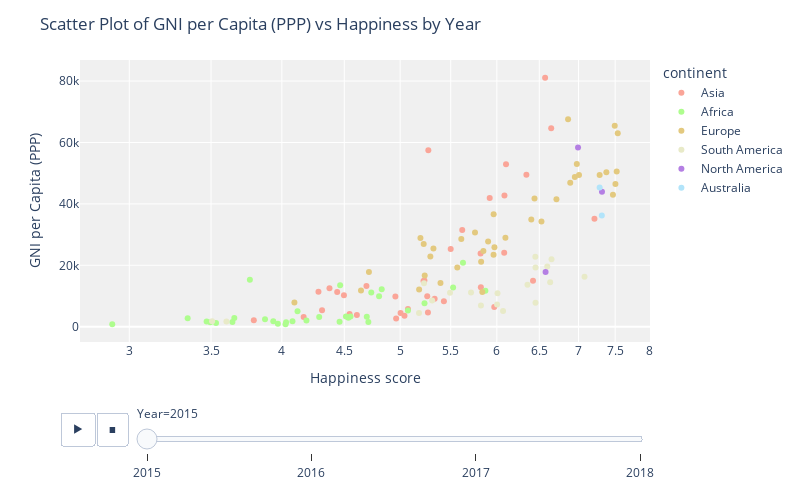

The notebook cell saved with this chart:
### Markdown cell above
### GNI per capita and happiness

The two histograms shown above show that more money does not necessarily relate to being happier. For both GNI per capita and happiness the top three continents are consistent, these being in order: Australia, North America and Europe. However, the order of the bottom three continents is not consistent, while asia is, on average, significantly 'richer' than than South America, their happiness levels are lower in every single year, showing that, at least for South Americans, money does not buy happiness. Furthermore, these histograms show that while GNI per capita varies from year to year, the happiness of continents stays very consistent throughout the years, which also proves that the monetary wealth of people does not have the greatest influence on people's happiness.

### Code cell
data = data.sort_values('Year', ascending=True)

# Create a scatter plot for all available years using Plotly, with two plots per row
fig = px.scatter(data, x='happiness_score', y='GNI_per_capita_PPP', color='continent',
                 color_discrete_map=continent_colors, hover_data=['Country'], animation_frame="Year", animation_group="Country", hover_name="Country",
           log_x=True,)

# Set the plot title and axis labels
fig.update_layout(
    title='Scatter Plot of GNI per Capita (PPP) vs Happiness by Year',
    xaxis_title='Happiness score',
    yaxis_title='GNI per Capita (PPP)',
    height=500,  
    width = 800,
    plot_bgcolor='rgb(240, 240, 240, 240)'
)

# Set the hover label format
fig.update_traces(hovertemplate='Country: %{customdata[0]}<br>Happines: %{x}<br>GNI per Capita (PPP): %{y}')

# Show the plot
fig.show()

### Figure 1 — Plotly figure (JSON) as saved in the notebook; plotly's stock layout.template omitted (floating-point values rounded to 4 significant figures)
{"data": [{"customdata": [["Lebanon"], ["Malaysia"], ["Kuwait"], ["Kazakhstan"], ["Jordan"], ["Japan"], ["Israel"], ["Iraq"], ["Kyrgyzstan"], ["Mongolia"], ["Saudi Arabia"], ["Philippines"], ["Pakistan"], ["Nepal"], ["Myanmar"], ["Iran"], ["Indonesia"], ["Cambodia"], ["Bangladesh"], ["Bahrain"], ["Azerbaijan"], ["Armenia"], ["China"], ["China"], ["Georgia"], ["Cyprus"], ["India"], ["Singapore"], ["Afghanistan"], ["Turkey"], ["United Arab Emirates"], ["Thailand"], ["Vietnam"], ["Sri Lanka"], ["Turkmenistan"], ["Uzbekistan"], ["Tajikistan"], ["Yemen"]], "hovertemplate": "Country: %{customdata[0]}<br>Happines: %{x}<br>GNI per Capita (PPP): %{y}", "hovertext": ["Lebanon", "Malaysia", "Kuwait", "Kazakhstan", "Jordan", "Japan", "Israel", "Iraq", "Kyrgyzstan", "Mongolia", "Saudi Arabia", "Philippines", "Pakistan", "Nepal", "Myanmar", "Iran", "Indonesia", "Cambodia", "Bangladesh", "Bahrain", "Azerbaijan", "Armenia", "China", "China", "Georgia", "Cyprus", "India", "Singapore", "Afghanistan", "Turkey", "United Arab Emirates", "Thailand", "Vietnam", "Sri Lanka", "Turkmenistan", "Uzbekistan", "Tajikistan", "Yemen"], "ids": ["Lebanon", "Malaysia", "Kuwait", "Kazakhstan", "Jordan", "Japan", "Israel", "Iraq", "Kyrgyzstan", "Mongolia", "Saudi Arabia", "Philippines", "Pakistan", "Nepal", "Myanmar", "Iran", "Indonesia", "Cambodia", "Bangladesh", "Bahrain", "Azerbaijan", "Armenia", "China", "China", "Georgia", "Cyprus", "India", "Singapore", "Afghanistan", "Turkey", "United Arab Emirates", "Thailand", "Vietnam", "Sri Lanka", "Turkmenistan", "Uzbekistan", "Tajikistan", "Yemen"], "legendgroup": "Asia", "marker": {"color": "#FAA598", "symbol": "circle"}, "mode": "markers", "name": "Asia", "orientation": "v", "showlegend": true, "type": "scatter", "x": [5.225, 6.084, 6.105, 5.819, 5.336, 5.92, 7.213, 4.497, 5.004, 4.955, 6.344, 5.43, 5.269, 4.962, 4.545, 4.692, 5.262, 4.168, 4.608, 6.087, 5.234, 4.376, 5.273, 5.273, 4.286, 5.621, 4.315, 6.572, 3.794, 5.5, 6.648, 6.424, 5.074, 4.44, 5.822, 5.971, 5.041, 3.593], "xaxis": "x", "y": [14920, 24120, 52880, 23860, 9140, 41950, 35130, 10220, 4460, 9880, 49450, 8310, 4640, 2680, 4180, 13300, 9910, 3180, 3790, 42760, 15020, 12490, 57450, 12880, 11420, 31510, 5400, 81040, 2110, 25340, 64640, 15010, 5790, 11270, 12890, 6460, 3590, null], "yaxis": "y"}, {"customdata": [["Mauritania"], ["Mali"], ["Malawi"], ["Madagascar"], ["Libya"], ["Liberia"], ["Mauritius"], ["Kenya"], ["Senegal"], ["Rwanda"], ["Nigeria"], ["Niger"], ["Morocco"], ["Sierra Leone"], ["Cameroon"], ["Burundi"], ["Burkina Faso"], ["Botswana"], ["Chad"], ["Benin"], ["Algeria"], ["Ghana"], ["Gabon"], ["Ethiopia"], ["Egypt"], ["Zambia"], ["Togo"], ["Zimbabwe"], ["Uganda"], ["Tunisia"], ["South Africa"], ["Tanzania"]], "hovertemplate": "Country: %{customdata[0]}<br>Happines: %{x}<br>GNI per Capita (PPP): %{y}", "hovertext": ["Mauritania", "Mali", "Malawi", "Madagascar", "Libya", "Liberia", "Mauritius", "Kenya", "Senegal", "Rwanda", "Nigeria", "Niger", "Morocco", "Sierra Leone", "Cameroon", "Burundi", "Burkina Faso", "Botswana", "Chad", "Benin", "Algeria", "Ghana", "Gabon", "Ethiopia", "Egypt", "Zambia", "Togo", "Zimbabwe", "Uganda", "Tunisia", "South Africa", "Tanzania"], "ids": ["Mauritania", "Mali", "Malawi", "Madagascar", "Libya", "Liberia", "Mauritius", "Kenya", "Senegal", "Rwanda", "Nigeria", "Niger", "Morocco", "Sierra Leone", "Cameroon", "Burundi", "Burkina Faso", "Botswana", "Chad", "Benin", "Algeria", "Ghana", "Gabon", "Ethiopia", "Egypt", "Zambia", "Togo", "Zimbabwe", "Uganda", "Tunisia", "South Africa", "Tanzania"], "legendgroup": "Africa", "marker": {"color": "#AEFD8E", "symbol": "circle"}, "mode": "markers", "name": "Africa", "orientation": "v", "showlegend": true, "type": "scatter", "x": [4.292, 4.19, 3.97, 3.644, 5.525, 3.533, 5.629, 4.553, 4.535, 3.471, 5.074, 4.028, 5.235, 4.709, 4.695, 2.905, 4.032, 3.766, 3.936, 3.657, 5.872, 4.12, 4.465, 4.46, 4.735, 4.514, 3.495, 3.875, 4.081, 4.805, 4.829, 3.349], "xaxis": "x", "y": [3160, 1990, 990, 1500, 12740, 1180, 20860, 3330, 2910, 1710, 5280, 840, 7670, 1570, 3210, 840, 1460, 15310, 1760, 2860, 11700, 5050, 13480, 1650, 11160, 3370, 1440, 2410, 1750, 9890, 12240, 2740], "yaxis": "y"}, {"customdata": [["Malta"], ["Luxembourg"], ["Lithuania"], ["Latvia"], ["Italy"], ["Ireland"], ["Moldova"], ["Serbia"], ["Russia"], ["Romania"], ["Portugal"], ["Poland"], ["Norway"], ["Netherlands"], ["Montenegro"], ["Iceland"], ["Bulgaria"], ["Bosnia and Herzegovina"], ["Belarus"], ["Austria"], ["Albania"], ["Belgium"], ["Hungary"], ["Greece"], ["Germany"], ["France"], ["Finland"], ["Estonia"], ["Denmark"], ["Croatia"], ["Ukraine"], ["Sweden"], ["Slovenia"], ["United Kingdom"], ["Spain"], ["Switzerland"], ["Slovakia"]], "hovertemplate": "Country: %{customdata[0]}<br>Happines: %{x}<br>GNI per Capita (PPP): %{y}", "hovertext": ["Malta", "Luxembourg", "Lithuania", "Latvia", "Italy", "Ireland", "Moldova", "Serbia", "Russia", "Romania", "Portugal", "Poland", "Norway", "Netherlands", "Montenegro", "Iceland", "Bulgaria", "Bosnia and Herzegovina", "Belarus", "Austria", "Albania", "Belgium", "Hungary", "Greece", "Germany", "France", "Finland", "Estonia", "Denmark", "Croatia", "Ukraine", "Sweden", "Slovenia", "United Kingdom", "Spain", "Switzerland", "Slovakia"], "ids": ["Malta", "Luxembourg", "Lithuania", "Latvia", "Italy", "Ireland", "Moldova", "Serbia", "Russia", "Romania", "Portugal", "Poland", "Norway", "Netherlands", "Montenegro", "Iceland", "Bulgaria", "Bosnia and Herzegovina", "Belarus", "Austria", "Albania", "Belgium", "Hungary", "Greece", "Germany", "France", "Finland", "Estonia", "Denmark", "Croatia", "Ukraine", "Sweden", "Slovenia", "United Kingdom", "Spain", "Switzerland", "Slovakia"], "legendgroup": "Europe", "marker": {"color": "#E3C97F", "symbol": "circle"}, "mode": "markers", "name": "Europe", "orientation": "v", "showlegend": true, "type": "scatter", "x": [6.527, 6.863, 5.902, 5.85, 5.964, 6.977, 5.838, 5.395, 5.963, 5.825, 5.195, 5.973, 7.537, 7.377, 5.237, 7.504, 4.714, 5.182, 5.569, 7.006, 4.644, 6.891, 5.324, 5.227, 6.951, 6.442, 7.469, 5.611, 7.522, 5.293, 4.096, 7.284, 5.758, 6.714, 6.403, 7.494, 6.098], "xaxis": "x", "y": [34280, 67590, 27780, 24690, 36650, 52990, 11290, 14230, 23420, 21130, 28870, 25880, 63030, 50340, 16700, 46480, 17820, 12100, 19260, 49390, 11800, 46870, 25460, 26940, 48770, 41740, 42950, 28570, 50560, 22870, 7880, 49420, 30660, 41550, 34900, 65450, 28950], "yaxis": "y"}, {"customdata": [["Jamaica"], ["Peru"], ["Paraguay"], ["Panama"], ["Nicaragua"], ["Brazil"], ["Bolivia"], ["Argentina"], ["Chile"], ["Honduras"], ["Haiti"], ["Guinea"], ["Guatemala"], ["El Salvador"], ["Ecuador"], ["Dominican Republic"], ["Costa Rica"], ["Colombia"], ["Venezuela"], ["Uruguay"]], "hovertemplate": "Country: %{customdata[0]}<br>Happines: %{x}<br>GNI per Capita (PPP): %{y}", "hovertext": ["Jamaica", "Peru", "Paraguay", "Panama", "Nicaragua", "Brazil", "Bolivia", "Argentina", "Chile", "Honduras", "Haiti", "Guinea", "Guatemala", "El Salvador", "Ecuador", "Dominican Republic", "Costa Rica", "Colombia", "Venezuela", "Uruguay"], "ids": ["Jamaica", "Peru", "Paraguay", "Panama", "Nicaragua", "Brazil", "Bolivia", "Argentina", "Chile", "Honduras", "Haiti", "Guinea", "Guatemala", "El Salvador", "Ecuador", "Dominican Republic", "Costa Rica", "Colombia", "Venezuela", "Uruguay"], "legendgroup": "South America", "marker": {"color": "#E8EAC8", "symbol": "circle"}, "mode": "markers", "name": "South America", "orientation": "v", "showlegend": true, "type": "scatter", "x": [5.311, 5.715, 5.493, 6.452, 6.071, 6.635, 5.823, 6.599, 6.652, 5.181, 3.603, 3.507, 6.454, 6.003, 6.008, 5.23, 7.079, 6.357, 5.25, 6.454], "xaxis": "x", "y": [8520, 11180, 11040, 22810, 5150, 14470, 6890, 19650, 22010, 4490, 1710, 1790, 7830, 7240, 10870, 14130, 16310, 13700, null, 19310], "yaxis": "y"}, {"customdata": [["Mexico"], ["Canada"], ["United States"]], "hovertemplate": "Country: %{customdata[0]}<br>Happines: %{x}<br>GNI per Capita (PPP): %{y}", "hovertext": ["Mexico", "Canada", "United States"], "ids": ["Mexico", "Canada", "United States"], "legendgroup": "North America", "marker": {"color": "#B47FE3", "symbol": "circle"}, "mode": "markers", "name": "North America", "orientation": "v", "showlegend": true, "type": "scatter", "x": [6.578, 7.316, 6.993], "xaxis": "x", "y": [17830, 43990, 58340], "yaxis": "y"}, {"customdata": [["New Zealand"], ["Australia"]], "hovertemplate": "Country: %{customdata[0]}<br>Happines: %{x}<br>GNI per Capita (PPP): %{y}", "hovertext": ["New Zealand", "Australia"], "ids": ["New Zealand", "Australia"], "legendgroup": "Australia", "marker": {"color": "#B2E4FA", "symbol": "circle"}, "mode": "markers", "name": "Australia", "orientation": "v", "showlegend": true, "type": "scatter", "x": [7.314, 7.284], "xaxis": "x", "y": [36210, 45330], "yaxis": "y"}], "layout": {"height": 500, "legend": {"title": {"text": "continent"}, "tracegroupgap": 0}, "margin": {"t": 60}, "plot_bgcolor": "rgb(240, 240, 240, 240)", "sliders": [{"active": 0, "currentvalue": {"prefix": "Year="}, "len": 0.9, "pad": {"b": 10, "t": 60}, "steps": [{"args": [["2015"], {"frame": {"duration": 0, "redraw": false}, "fromcurrent": true, "mode": "immediate", "transition": {"duration": 0, "easing": "linear"}}], "label": "2015", "method": "animate"}, {"args": [["2016"], {"frame": {"duration": 0, "redraw": false}, "fromcurrent": true, "mode": "immediate", "transition": {"duration": 0, "easing": "linear"}}], "label": "2016", "method": "animate"}, {"args": [["2017"], {"frame": {"duration": 0, "redraw": false}, "fromcurrent": true, "mode": "immediate", "transition": {"duration": 0, "easing": "linear"}}], "label": "2017", "method": "animate"}, {"args": [["2018"], {"frame": {"duration": 0, "redraw": false}, "fromcurrent": true, "mode": "immediate", "transition": {"duration": 0, "easing": "linear"}}], "label": "2018", "method": "animate"}], "x": 0.1, "xanchor": "left", "y": 0, "yanchor": "top"}], "title": {"text": "Scatter Plot of GNI per Capita (PPP) vs Happiness by Year"}, "updatemenus": [{"buttons": [{"args": [null, {"frame": {"duration": 500, "redraw": false}, "fromcurrent": true, "mode": "immediate", "transition": {"duration": 500, "easing": "linear"}}], "label": "&#9654;", "method": "animate"}, {"args": [[null], {"frame": {"duration": 0, "redraw": false}, "fromcurrent": true, "mode": "immediate", "transition": {"duration": 0, "easing": "linear"}}], "label": "&#9724;", "method": "animate"}], "direction": "left", "pad": {"r": 10, "t": 70}, "showactive": false, "type": "buttons", "x": 0.1, "xanchor": "right", "y": 0, "yanchor": "top"}], "width": 800, "xaxis": {"anchor": "y", "domain": [0, 1], "title": {"text": "Happiness score"}, "type": "log"}, "yaxis": {"anchor": "x", "domain": [0, 1], "title": {"text": "GNI per Capita (PPP)"}}}}
